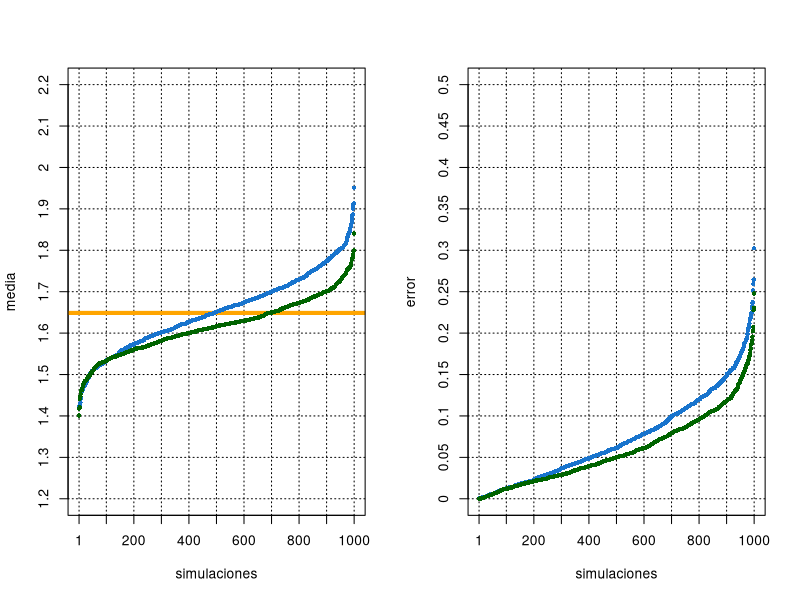

R code for this plot:
# __________________________________________________________________________________________________
# 
# autor: Pedro Guarderas
# email: ajusworkopensource@gmail.com
# file: session_15.R
# 
# This program is free software; you can redistribute it and/or modify it under the 
# terms of the GNU General Public License as published by the Free Software Foundation; 
# either version 2 of the License, or (at your option) any later version.
# __________________________________________________________________________________________________


#___________________________________________________________________________________________________
# Variance reduction method applied to the standard log-normal distribution
mlog<-log(1)
sdlog<-log(exp(1))
lmean<-exp( mlog + 0.5 * sdlog^2 )

# Determination of weights
n<-25
q<-seq(0,200,length.out = n)
w<-plnorm( q[2:n] )-plnorm( q[1:(n-1)] )
w<-c( w, 1-plnorm( q[n] ) )
q<-c( q, Inf )

# Simulation
N<-500
M<-1000
X<-matrix( rlnorm( N * M, mlog, sdlog ), N, M )
intfind<-function(x, w, q ) {
  pos<-findInterval( x, q )
  tb<-table( pos )
  ptb<-sapply( pos, FUN = function( x ) which( as.numeric( attr(tb,'dimnames')$pos ) %in% x ) )
  return( w[ pos ] / tb[ptb] )
}
W<-apply( X, 2, FUN = intfind, w, q )
WX<-W*X

# Computation of the mean
wx<-colSums( WX )
x<-colMeans( X )

# Value of the variance
vared<-1 - var( wx ) / var( x )
message( paste( 'Percentaje of variance reduccion: ', vared, sep = '' ) )

#___________________________________________________________________________________________________
# Plots
layout( matrix( c( 1, 1, 2, 2 ), 2, 2 ) )
xs<-unique( round( seq( 0, M, 100 ), 0 ) )
xs<-c( 1, xs[ xs > 0 ] )
ys<-seq( 1.2, 2.2, 0.1 )
plot( 1:M, sort( x ), ylim = c( 1.2, 2.2 ), cex = 0.7, pch = 16, col = 'dodgerblue3', 
      xlab = 'simulaciones', ylab = 'media', xaxt = 'n', yaxt = 'n', 
      panel.first = { 
        axis( 1, at=xs, labels = xs )
        axis( 2, at=ys, labels = ys )
        abline( v = xs, col = 'black', lwd = 1, lty = 3 )
        abline( h = ys, col = 'black', lwd = 1, lty = 3 )
        abline( h = exp( 0.5 ), col = 'orange', lwd = 4 )
      })
points( 1:M, sort( wx ), cex = 0.7, pch = 16, col = 'darkgreen' )

ys<-seq( 0, 0.5, 0.05 )
plot( 1:M, sort(abs(x-lmean)), ylim = c( 0, 0.5 ), cex = 0.7, pch = 16, col = 'dodgerblue3', 
      xlab = 'simulaciones', ylab = 'error', xaxt = 'n', yaxt = 'n',
      panel.first = { 
        axis( 1, at=xs, labels = xs )
        axis( 2, at=ys, labels = ys )
        abline( v = xs, col = 'black', lwd = 1, lty = 3 )
        abline( h = ys, col = 'black', lwd = 1, lty = 3 )
      })
points( 1:M, sort(abs(wx-lmean)), cex = 0.7, pch = 16, col = 'darkgreen', 
        xlab = 'simulaciones', ylab = 'error' )
